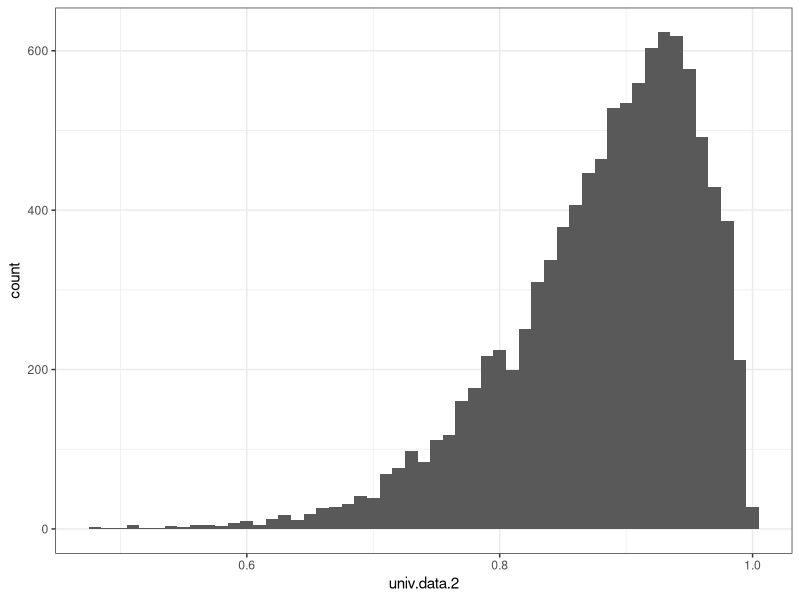
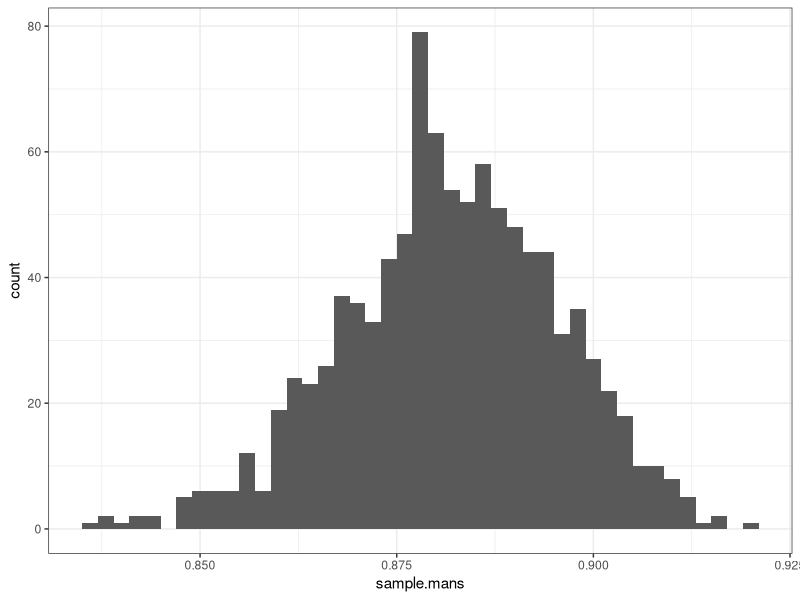
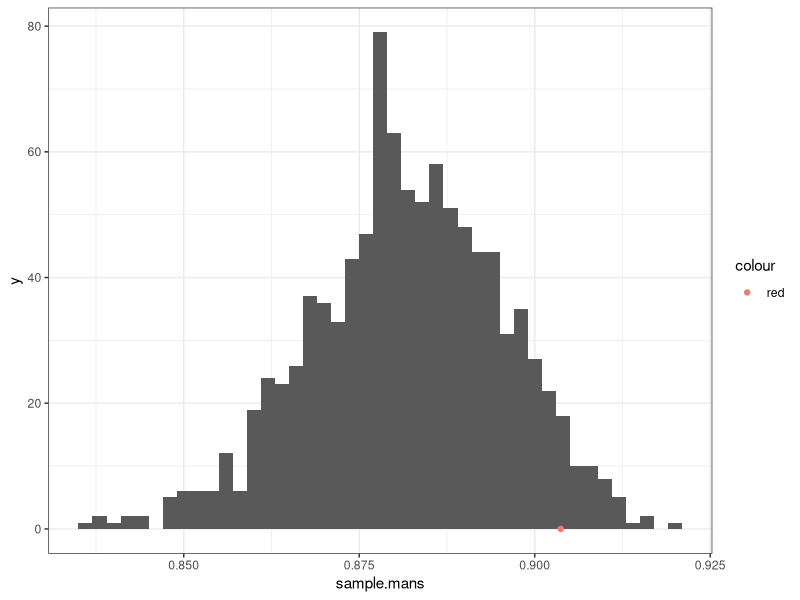

Recreate these plots in R, in order.
## ---- chunk 1
knitr::opts_chunk$set(echo = TRUE)
## ---- chunk 2
library(ggplot2)
## ---- chunk 3
#Basic histogram for Non-normal population 
univ.data.2 <- rbeta(10000, shape1 = 15, shape2 = 2)
ggplot(as.data.frame(univ.data.2), aes(x=univ.data.2)) + geom_histogram(binwidth = 0.01) + theme_bw()
## ---- chunk 4
# Sample from skewed population distribution 
sample.size <- 30
num.samples <- 1000
sample.mans <- replicate(num.samples, mean(sample(x = univ.data.2, size = sample.size)))
p2 <- ggplot(data = NULL, aes(x=sample.mans)) + geom_histogram(binwidth = 0.002) + theme_bw()

p2
rand.s.1 <- sample(univ.data.2, sample.size)
s.1.mean <- mean(rand.s.1)
p2 + geom_point(data = as.data.frame(s.1.mean), aes(x=s.1.mean, y=0, col='red'))

